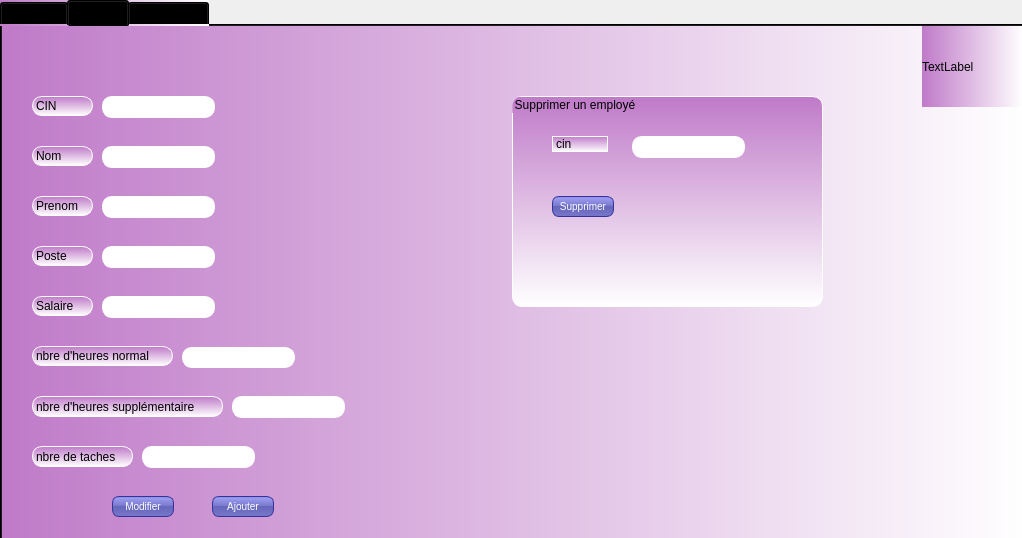
<?xml version="1.0" encoding="UTF-8"?>
<ui version="4.0">
 <class>gestionEmployes</class>
 <widget class="QWidget" name="gestionEmployes">
  <property name="geometry">
   <rect>
    <x>0</x>
    <y>0</y>
    <width>1022</width>
    <height>538</height>
   </rect>
  </property>
  <property name="windowTitle">
   <string>Form</string>
  </property>
  <widget class="QTabWidget" name="afficher">
   <property name="geometry">
    <rect>
     <x>0</x>
     <y>0</y>
     <width>1031</width>
     <height>541</height>
    </rect>
   </property>
   <property name="styleSheet">
    <string notr="true">
background-color: qlineargradient(spread:pad, x1:0, y1:0, x2:1, y2:0, stop:0 rgba(191, 122, 200, 255), stop:1 rgba(255, 255, 255, 255));</string>
   </property>
   <property name="currentIndex">
    <number>1</number>
   </property>
   <widget class="QWidget" name="Ajouter">
    <attribute name="title">
     <string>Tableau</string>
    </attribute>
    <widget class="QLineEdit" name="cin_r">
     <property name="geometry">
      <rect>
       <x>670</x>
       <y>20</y>
       <width>113</width>
       <height>22</height>
      </rect>
     </property>
     <property name="styleSheet">
      <string notr="true">border: 1px solid white;
border-radius: 10px;
background: white;

background-color: rgb(255, 255, 255);</string>
     </property>
     <property name="text">
      <string/>
     </property>
    </widget>
    <widget class="QLabel" name="label_10">
     <property name="geometry">
      <rect>
       <x>605</x>
       <y>20</y>
       <width>61</width>
       <height>21</height>
      </rect>
     </property>
     <property name="styleSheet">
      <string notr="true">border: 1px solid white;
border-radius: 10px;
background: white;

background: QLinearGradient(x1: 0, y1: 0, x2: 0, y2: 1, stop: 0 rgba(191, 122, 200, 255), stop: 1 rgba(255, 255, 255, 255));</string>
     </property>
     <property name="text">
      <string>Chercher</string>
     </property>
    </widget>
    <widget class="QPushButton" name="pushButton_search">
     <property name="geometry">
      <rect>
       <x>790</x>
       <y>20</y>
       <width>62</width>
       <height>21</height>
      </rect>
     </property>
     <property name="styleSheet">
      <string notr="true">QPushButton {
color: white;
background-color: QLinearGradient( x1: 0, y1: 0, x2: 0, y2: 1, stop: 0 #88d, stop: 0.1 #99e, stop: 0.49 #77c, stop: 0.5 #66b, stop: 1 #77c);
border-width: 1px;
border-color: #339;
border-style: solid;
border-radius: 7;
padding: 3px;
font-size: 10px;
padding-left: 5px;
padding-right: 5px;
min-width: 50px;
max-width: 50px;
min-height: 13px;
max-height: 13px;
}</string>
     </property>
     <property name="text">
      <string>OK</string>
     </property>
    </widget>
    <widget class="QLabel" name="label_logo1">
     <property name="geometry">
      <rect>
       <x>920</x>
       <y>0</y>
       <width>101</width>
       <height>81</height>
      </rect>
     </property>
     <property name="styleSheet">
      <string notr="true">QPushButton {
color: white;
background-color: QLinearGradient( x1: 0, y1: 0, x2: 0, y2: 1, stop: 0 #88d, stop: 0.1 #99e, stop: 0.49 #77c, stop: 0.5 #66b, stop: 1 #77c);
border-width: 1px;
border-color: #339;
border-style: solid;
border-radius: 7;
padding: 3px;
font-size: 10px;
padding-left: 5px;
padding-right: 5px;
min-width: 50px;
max-width: 50px;
min-height: 13px;
max-height: 13px;
}</string>
     </property>
     <property name="text">
      <string>TextLabel</string>
     </property>
    </widget>
    <widget class="QTableView" name="tableView">
     <property name="geometry">
      <rect>
       <x>90</x>
       <y>120</y>
       <width>791</width>
       <height>192</height>
      </rect>
     </property>
    </widget>
    <widget class="QPushButton" name="pushButton_search_tri">
     <property name="geometry">
      <rect>
       <x>810</x>
       <y>340</y>
       <width>62</width>
       <height>21</height>
      </rect>
     </property>
     <property name="styleSheet">
      <string notr="true">QPushButton {
color: white;
background-color: QLinearGradient( x1: 0, y1: 0, x2: 0, y2: 1, stop: 0 #88d, stop: 0.1 #99e, stop: 0.49 #77c, stop: 0.5 #66b, stop: 1 #77c);
border-width: 1px;
border-color: #339;
border-style: solid;
border-radius: 7;
padding: 3px;
font-size: 10px;
padding-left: 5px;
padding-right: 5px;
min-width: 50px;
max-width: 50px;
min-height: 13px;
max-height: 13px;
}</string>
     </property>
     <property name="text">
      <string>Tri</string>
     </property>
    </widget>
   </widget>
   <widget class="QWidget" name="widget">
    <attribute name="title">
     <string>ajouter</string>
    </attribute>
    <widget class="QLabel" name="label">
     <property name="geometry">
      <rect>
       <x>30</x>
       <y>120</y>
       <width>61</width>
       <height>20</height>
      </rect>
     </property>
     <property name="styleSheet">
      <string notr="true">border: 1px solid white;
border-radius: 10px;
background: white;

background: QLinearGradient(x1: 0, y1: 0, x2: 0, y2: 1, stop: 0 rgba(191, 122, 200, 255), stop: 1 rgba(255, 255, 255, 255));</string>
     </property>
     <property name="text">
      <string>Nom</string>
     </property>
    </widget>
    <widget class="QLabel" name="label_2">
     <property name="geometry">
      <rect>
       <x>30</x>
       <y>170</y>
       <width>61</width>
       <height>20</height>
      </rect>
     </property>
     <property name="styleSheet">
      <string notr="true">border: 1px solid white;
border-radius: 10px;
background: white;

background: QLinearGradient(x1: 0, y1: 0, x2: 0, y2: 1, stop: 0 rgba(191, 122, 200, 255), stop: 1 rgba(255, 255, 255, 255));</string>
     </property>
     <property name="text">
      <string>Prenom</string>
     </property>
    </widget>
    <widget class="QLabel" name="label_3">
     <property name="geometry">
      <rect>
       <x>30</x>
       <y>70</y>
       <width>61</width>
       <height>20</height>
      </rect>
     </property>
     <property name="styleSheet">
      <string notr="true">border: 1px solid white;
border-radius: 10px;
background: white;

background: QLinearGradient(x1: 0, y1: 0, x2: 0, y2: 1, stop: 0 rgba(191, 122, 200, 255), stop: 1 rgba(255, 255, 255, 255));</string>
     </property>
     <property name="text">
      <string>CIN</string>
     </property>
    </widget>
    <widget class="QLabel" name="label_5">
     <property name="geometry">
      <rect>
       <x>30</x>
       <y>220</y>
       <width>61</width>
       <height>20</height>
      </rect>
     </property>
     <property name="styleSheet">
      <string notr="true">border: 1px solid white;
border-radius: 10px;
background: white;

background: QLinearGradient(x1: 0, y1: 0, x2: 0, y2: 1, stop: 0 rgba(191, 122, 200, 255), stop: 1 rgba(255, 255, 255, 255));</string>
     </property>
     <property name="text">
      <string>Poste</string>
     </property>
    </widget>
    <widget class="QLabel" name="label_6">
     <property name="geometry">
      <rect>
       <x>30</x>
       <y>270</y>
       <width>61</width>
       <height>20</height>
      </rect>
     </property>
     <property name="styleSheet">
      <string notr="true">border: 1px solid white;
border-radius: 10px;
background: white;

background: QLinearGradient(x1: 0, y1: 0, x2: 0, y2: 1, stop: 0 rgba(191, 122, 200, 255), stop: 1 rgba(255, 255, 255, 255));</string>
     </property>
     <property name="text">
      <string>Salaire</string>
     </property>
    </widget>
    <widget class="QLabel" name="label_7">
     <property name="geometry">
      <rect>
       <x>30</x>
       <y>320</y>
       <width>141</width>
       <height>20</height>
      </rect>
     </property>
     <property name="styleSheet">
      <string notr="true">border: 1px solid white;
border-radius: 10px;
background: white;

background: QLinearGradient(x1: 0, y1: 0, x2: 0, y2: 1, stop: 0 rgba(191, 122, 200, 255), stop: 1 rgba(255, 255, 255, 255));</string>
     </property>
     <property name="text">
      <string>nbre d'heures normal</string>
     </property>
    </widget>
    <widget class="QLabel" name="label_8">
     <property name="geometry">
      <rect>
       <x>30</x>
       <y>420</y>
       <width>101</width>
       <height>21</height>
      </rect>
     </property>
     <property name="styleSheet">
      <string notr="true">border: 1px solid white;
border-radius: 10px;
background: white;

background: QLinearGradient(x1: 0, y1: 0, x2: 0, y2: 1, stop: 0 rgba(191, 122, 200, 255), stop: 1 rgba(255, 255, 255, 255));</string>
     </property>
     <property name="text">
      <string>nbre de taches</string>
     </property>
    </widget>
    <widget class="QLineEdit" name="lineEdit_nom">
     <property name="geometry">
      <rect>
       <x>100</x>
       <y>120</y>
       <width>113</width>
       <height>22</height>
      </rect>
     </property>
     <property name="styleSheet">
      <string notr="true">border: 1px solid white;
border-radius: 10px;
background: white;

background-color: rgb(255, 255, 255);</string>
     </property>
    </widget>
    <widget class="QLineEdit" name="lineEdit_prenom">
     <property name="geometry">
      <rect>
       <x>100</x>
       <y>170</y>
       <width>113</width>
       <height>22</height>
      </rect>
     </property>
     <property name="styleSheet">
      <string notr="true">border: 1px solid white;
border-radius: 10px;
background: white;

background-color: rgb(255, 255, 255);</string>
     </property>
    </widget>
    <widget class="QLineEdit" name="lineEdit_cin">
     <property name="geometry">
      <rect>
       <x>100</x>
       <y>70</y>
       <width>113</width>
       <height>22</height>
      </rect>
     </property>
     <property name="styleSheet">
      <string notr="true">border: 1px solid white;
border-radius: 10px;
background: white;

background-color: rgb(255, 255, 255);</string>
     </property>
    </widget>
    <widget class="QLineEdit" name="lineEdit_poste">
     <property name="geometry">
      <rect>
       <x>100</x>
       <y>220</y>
       <width>113</width>
       <height>22</height>
      </rect>
     </property>
     <property name="styleSheet">
      <string notr="true">border: 1px solid white;
border-radius: 10px;
background: white;

background-color: rgb(255, 255, 255);</string>
     </property>
    </widget>
    <widget class="QLineEdit" name="lineEdit_salaire">
     <property name="geometry">
      <rect>
       <x>100</x>
       <y>270</y>
       <width>113</width>
       <height>22</height>
      </rect>
     </property>
     <property name="styleSheet">
      <string notr="true">border: 1px solid white;
border-radius: 10px;
background: white;

background-color: rgb(255, 255, 255);</string>
     </property>
    </widget>
    <widget class="QLineEdit" name="lineEdit_heuresNor">
     <property name="geometry">
      <rect>
       <x>180</x>
       <y>321</y>
       <width>113</width>
       <height>21</height>
      </rect>
     </property>
     <property name="styleSheet">
      <string notr="true">border: 1px solid white;
border-radius: 10px;
background: white;

background-color: rgb(255, 255, 255);</string>
     </property>
    </widget>
    <widget class="QLineEdit" name="lineEdit_taches">
     <property name="geometry">
      <rect>
       <x>140</x>
       <y>420</y>
       <width>113</width>
       <height>22</height>
      </rect>
     </property>
     <property name="styleSheet">
      <string notr="true">border: 1px solid white;
border-radius: 10px;
background: white;

background-color: rgb(255, 255, 255);</string>
     </property>
    </widget>
    <widget class="QPushButton" name="pushButton_ajouter">
     <property name="geometry">
      <rect>
       <x>210</x>
       <y>470</y>
       <width>62</width>
       <height>21</height>
      </rect>
     </property>
     <property name="styleSheet">
      <string notr="true">QPushButton {
color: white;
background-color: QLinearGradient( x1: 0, y1: 0, x2: 0, y2: 1, stop: 0 #88d, stop: 0.1 #99e, stop: 0.49 #77c, stop: 0.5 #66b, stop: 1 #77c);
border-width: 1px;
border-color: #339;
border-style: solid;
border-radius: 7;
padding: 3px;
font-size: 10px;
padding-left: 5px;
padding-right: 5px;
min-width: 50px;
max-width: 50px;
min-height: 13px;
max-height: 13px;
}</string>
     </property>
     <property name="text">
      <string>Ajouter</string>
     </property>
    </widget>
    <widget class="QLabel" name="label_logo2">
     <property name="geometry">
      <rect>
       <x>920</x>
       <y>0</y>
       <width>101</width>
       <height>81</height>
      </rect>
     </property>
     <property name="styleSheet">
      <string notr="true">QPushButton {
color: white;
background-color: QLinearGradient( x1: 0, y1: 0, x2: 0, y2: 1, stop: 0 #88d, stop: 0.1 #99e, stop: 0.49 #77c, stop: 0.5 #66b, stop: 1 #77c);
border-width: 1px;
border-color: #339;
border-style: solid;
border-radius: 7;
padding: 3px;
font-size: 10px;
padding-left: 5px;
padding-right: 5px;
min-width: 50px;
max-width: 50px;
min-height: 13px;
max-height: 13px;
}</string>
     </property>
     <property name="text">
      <string>TextLabel</string>
     </property>
    </widget>
    <widget class="QGroupBox" name="groupBox">
     <property name="geometry">
      <rect>
       <x>510</x>
       <y>70</y>
       <width>311</width>
       <height>211</height>
      </rect>
     </property>
     <property name="styleSheet">
      <string notr="true">border: 1px solid white;
border-radius: 10px;
background: white;

background: QLinearGradient(x1: 0, y1: 0, x2: 0, y2: 1, stop: 0 rgba(191, 122, 200, 255), stop: 1 rgba(255, 255, 255, 255));</string>
     </property>
     <property name="title">
      <string>Supprimer un employé</string>
     </property>
     <widget class="QLabel" name="label_9">
      <property name="geometry">
       <rect>
        <x>40</x>
        <y>40</y>
        <width>56</width>
        <height>16</height>
       </rect>
      </property>
      <property name="styleSheet">
       <string notr="true">border: 1px solid white;
border-radius: 10px;
background: white;

background: QLinearGradient(x1: 0, y1: 0, x2: 0, y2: 1, stop: 0 rgba(191, 122, 200, 255), stop: 1 rgba(255, 255, 255, 255));</string>
      </property>
      <property name="text">
       <string>cin</string>
      </property>
     </widget>
     <widget class="QLineEdit" name="lineEdit_idsupp">
      <property name="geometry">
       <rect>
        <x>120</x>
        <y>40</y>
        <width>113</width>
        <height>22</height>
       </rect>
      </property>
      <property name="styleSheet">
       <string notr="true">border: 1px solid white;
border-radius: 10px;
background: white;

background-color: rgb(255, 255, 255);</string>
      </property>
     </widget>
     <widget class="QPushButton" name="pushButton_supprimer">
      <property name="geometry">
       <rect>
        <x>40</x>
        <y>100</y>
        <width>62</width>
        <height>21</height>
       </rect>
      </property>
      <property name="styleSheet">
       <string notr="true">QPushButton {
color: white;
background-color: QLinearGradient( x1: 0, y1: 0, x2: 0, y2: 1, stop: 0 #88d, stop: 0.1 #99e, stop: 0.49 #77c, stop: 0.5 #66b, stop: 1 #77c);
border-width: 1px;
border-color: #339;
border-style: solid;
border-radius: 7;
padding: 3px;
font-size: 10px;
padding-left: 5px;
padding-right: 5px;
min-width: 50px;
max-width: 50px;
min-height: 13px;
max-height: 13px;
}</string>
      </property>
      <property name="text">
       <string>Supprimer</string>
      </property>
     </widget>
    </widget>
    <widget class="QLabel" name="label_4">
     <property name="geometry">
      <rect>
       <x>30</x>
       <y>370</y>
       <width>191</width>
       <height>21</height>
      </rect>
     </property>
     <property name="styleSheet">
      <string notr="true">border: 1px solid white;
border-radius: 10px;
background: white;

background: QLinearGradient(x1: 0, y1: 0, x2: 0, y2: 1, stop: 0 rgba(191, 122, 200, 255), stop: 1 rgba(255, 255, 255, 255));</string>
     </property>
     <property name="text">
      <string>nbre d'heures supplémentaire</string>
     </property>
    </widget>
    <widget class="QLineEdit" name="lineEdit_heuresSup">
     <property name="geometry">
      <rect>
       <x>230</x>
       <y>370</y>
       <width>113</width>
       <height>22</height>
      </rect>
     </property>
     <property name="styleSheet">
      <string notr="true">border: 1px solid white;
border-radius: 10px;
background: white;

background-color: rgb(255, 255, 255);</string>
     </property>
    </widget>
    <widget class="QPushButton" name="pushButton_modifier">
     <property name="geometry">
      <rect>
       <x>110</x>
       <y>470</y>
       <width>62</width>
       <height>21</height>
      </rect>
     </property>
     <property name="styleSheet">
      <string notr="true">QPushButton {
color: white;
background-color: QLinearGradient( x1: 0, y1: 0, x2: 0, y2: 1, stop: 0 #88d, stop: 0.1 #99e, stop: 0.49 #77c, stop: 0.5 #66b, stop: 1 #77c);
border-width: 1px;
border-color: #339;
border-style: solid;
border-radius: 7;
padding: 3px;
font-size: 10px;
padding-left: 5px;
padding-right: 5px;
min-width: 50px;
max-width: 50px;
min-height: 13px;
max-height: 13px;
}</string>
     </property>
     <property name="text">
      <string>Modifier</string>
     </property>
    </widget>
   </widget>
   <widget class="QWidget" name="tab">
    <attribute name="title">
     <string>carte resto</string>
    </attribute>
    <widget class="QLabel" name="label_11">
     <property name="geometry">
      <rect>
       <x>55</x>
       <y>80</y>
       <width>51</width>
       <height>20</height>
      </rect>
     </property>
     <property name="styleSheet">
      <string notr="true">border: 1px solid white;
border-radius: 10px;
background: white;

background: QLinearGradient(x1: 0, y1: 0, x2: 0, y2: 1, stop: 0 rgba(191, 122, 200, 255), stop: 1 rgba(255, 255, 255, 255));</string>
     </property>
     <property name="text">
      <string>Cin</string>
     </property>
    </widget>
    <widget class="QLabel" name="label_12">
     <property name="geometry">
      <rect>
       <x>55</x>
       <y>120</y>
       <width>51</width>
       <height>20</height>
      </rect>
     </property>
     <property name="styleSheet">
      <string notr="true">border: 1px solid white;
border-radius: 10px;
background: white;

background: QLinearGradient(x1: 0, y1: 0, x2: 0, y2: 1, stop: 0 rgba(191, 122, 200, 255), stop: 1 rgba(255, 255, 255, 255));</string>
     </property>
     <property name="text">
      <string>Resto</string>
     </property>
    </widget>
    <widget class="QLineEdit" name="lineEdit_cinresto">
     <property name="geometry">
      <rect>
       <x>110</x>
       <y>80</y>
       <width>113</width>
       <height>22</height>
      </rect>
     </property>
     <property name="styleSheet">
      <string notr="true">border: 1px solid white;
border-radius: 10px;
background: white;

background-color: rgb(255, 255, 255);</string>
     </property>
    </widget>
    <widget class="QComboBox" name="comboBox_restos">
     <property name="geometry">
      <rect>
       <x>110</x>
       <y>120</y>
       <width>111</width>
       <height>21</height>
      </rect>
     </property>
     <property name="styleSheet">
      <string notr="true">border: 1px solid white;
border-radius: 10px;
background: white;

background-color: rgb(255, 255, 255);</string>
     </property>
    </widget>
    <widget class="QPushButton" name="pushButton_carte">
     <property name="geometry">
      <rect>
       <x>150</x>
       <y>170</y>
       <width>62</width>
       <height>21</height>
      </rect>
     </property>
     <property name="styleSheet">
      <string notr="true">QPushButton {
color: white;
background-color: QLinearGradient( x1: 0, y1: 0, x2: 0, y2: 1, stop: 0 #88d, stop: 0.1 #99e, stop: 0.49 #77c, stop: 0.5 #66b, stop: 1 #77c);
border-width: 1px;
border-color: #339;
border-style: solid;
border-radius: 7;
padding: 3px;
font-size: 10px;
padding-left: 5px;
padding-right: 5px;
min-width: 50px;
max-width: 50px;
min-height: 13px;
max-height: 13px;
}</string>
     </property>
     <property name="text">
      <string>OK</string>
     </property>
    </widget>
    <widget class="QLabel" name="label_logo3">
     <property name="geometry">
      <rect>
       <x>920</x>
       <y>0</y>
       <width>101</width>
       <height>81</height>
      </rect>
     </property>
     <property name="styleSheet">
      <string notr="true">QPushButton {
color: white;
background-color: QLinearGradient( x1: 0, y1: 0, x2: 0, y2: 1, stop: 0 #88d, stop: 0.1 #99e, stop: 0.49 #77c, stop: 0.5 #66b, stop: 1 #77c);
border-width: 1px;
border-color: #339;
border-style: solid;
border-radius: 7;
padding: 3px;
font-size: 10px;
padding-left: 5px;
padding-right: 5px;
min-width: 50px;
max-width: 50px;
min-height: 13px;
max-height: 13px;
}</string>
     </property>
     <property name="text">
      <string>TextLabel</string>
     </property>
    </widget>
    <widget class="QLabel" name="label_24">
     <property name="geometry">
      <rect>
       <x>80</x>
       <y>300</y>
       <width>201</width>
       <height>41</height>
      </rect>
     </property>
     <property name="styleSheet">
      <string notr="true">border: 1px solid white;
border-radius: 10px;
background: white;

background: QLinearGradient(x1: 0, y1: 0, x2: 0, y2: 1, stop: 0 rgba(191, 122, 200, 255), stop: 1 rgba(255, 255, 255, 255));</string>
     </property>
     <property name="text">
      <string>TextLabel</string>
     </property>
    </widget>
    <widget class="QLineEdit" name="rfid_code_line">
     <property name="geometry">
      <rect>
       <x>300</x>
       <y>280</y>
       <width>711</width>
       <height>81</height>
      </rect>
     </property>
    </widget>
   </widget>
  </widget>
 </widget>
 <resources/>
 <connections/>
</ui>
